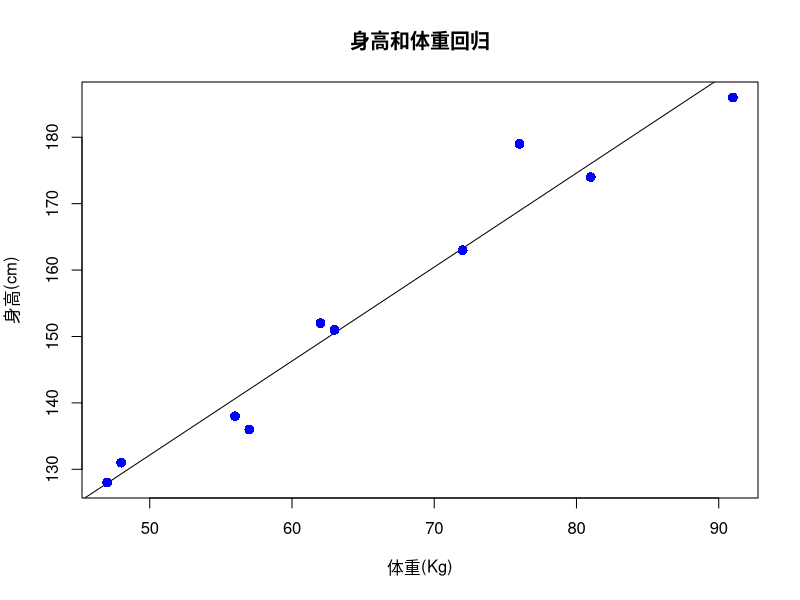

This figure's R source:
x <- c(151, 174, 138, 186, 128, 136, 179, 163, 152, 131)
y <- c(63, 81, 56, 91, 47, 57, 76, 72, 62, 48)

# Apply the lm() function.
relation <- lm(y~x)

# Give the chart file a name.
png(file = "linearregression.png")

# Plot the chart.
plot(y,x,col = "blue",main = "身高和体重回归",
     abline(lm(x~y)),cex = 1.3,pch = 16,xlab = "体重(Kg)",ylab = "身高(cm)")

# Save the file.
dev.off()


print(summary(relation))

# Find weight of a person with height 170.
a <- data.frame(x = 170)
result <-  predict(relation,a)
print(result)
